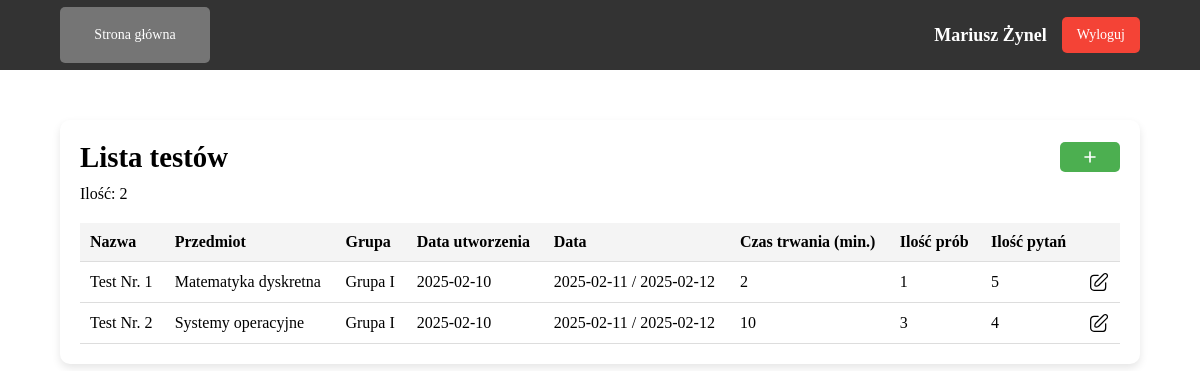
The app's page /teacher/tests.php (signed in) with its own data.
### tables this page shows
CREATE TABLE `tTesty` (
  `ID` int NOT NULL,
  `nazwa` varchar(255) DEFAULT NULL,
  `data_utworzenia` timestamp NULL DEFAULT CURRENT_TIMESTAMP,
  `data_rozpoczecia` datetime DEFAULT NULL,
  `data_zakonczenia` datetime DEFAULT NULL,
  `czas_trwania` int DEFAULT NULL,
  `ilosc_prob` int DEFAULT NULL,
  `id_grupy` int DEFAULT NULL,
  `id_wykladowcy` int DEFAULT NULL,
  `id_przedmiotu` int NOT NULL,
  `id_kierunku` int NOT NULL
);

CREATE TABLE `tPrzedmioty` (
  `ID` int NOT NULL,
  `nazwa` varchar(100) NOT NULL,
  `uwagi` text,
  `id_kierunku` int DEFAULT NULL
);

CREATE TABLE `tGrupy` (
  `ID` int NOT NULL,
  `rok` year NOT NULL,
  `nazwa` varchar(255) NOT NULL,
  `id_wykladowcy` int NOT NULL,
  `id_przedmiotu` int NOT NULL,
  `id_kierunku` int NOT NULL
);

### config/functions.php (called while the page is built, shortened)
<?php
    function getTestCountByTeacherId($conn, $table, $userId) {
        $query = "SELECT COUNT(*) AS entityCountById FROM $table WHERE id_wykladowcy = '$userId'";
        $result = mysqli_query($conn, $query);
        return mysqli_fetch_assoc($result)['entityCountById'];
    }
    function getTestsByTeacherId($conn, $userId) {
        $query = "
            SELECT *
            FROM tTesty
            WHERE id_wykladowcy = '$userId'
        ";
        $result = mysqli_query($conn, $query);
        return $result;
    }
?>

### public/teacher/tests.php (the view, shortened to what this page needs)
<?php
    require_once('../../config/connect.php');
    require_once('../../config/functions.php');
    $user_id = $_SESSION['user_id'];
    $testCount = getTestCountByTeacherId($conn, 'tTesty', $user_id);
    $tTestInfo = getTestsByTeacherId($conn, $user_id);
    function getTestDetails($conn, $test_id) {
        $query = "SELECT t.ID, t.id_przedmiotu, p.nazwa AS nazwa_przedmiotu, COUNT(tp.id_pytania) AS liczba_pytan
                  FROM tTesty t
                  JOIN tPrzedmioty p ON t.id_przedmiotu = p.ID
                  LEFT JOIN tTestPytania tp ON tp.id_testu = t.ID
                  WHERE t.ID = $test_id
                  GROUP BY t.ID, t.id_przedmiotu, p.nazwa";
        $result = mysqli_query($conn, $query);
        $row = mysqli_fetch_assoc($result);
        return $row ? ['nazwa_przedmiotu' => $row['nazwa_przedmiotu'], 'liczba_pytan' => $row['liczba_pytan']] : ['nazwa_przedmiotu' => null, 'liczba_pytan' => 0];
    }
    function getGroupDetails($conn, $test_id){
        $query = "
        SELECT
            t.id_grupy,
            g.ID AS id_grupy,
            g.nazwa AS nazwa_grupy,
            g.rok AS rok_grupy,
            COUNT(gs.id_studenta) AS liczba_studentów,
            GROUP_CONCAT(CONCAT(s.imie, ' ', s.nazwisko, ' (', s.nr_albumu, ')') SEPARATOR '; ') AS studenci
        FROM tTesty t
        JOIN tGrupy g ON t.id_grupy = g.ID
        LEFT JOIN tGrupyStudenci gs ON g.ID = gs.id_grupy
        LEFT JOIN tStudenci s ON gs.id_studenta = s.id
        WHERE t.id = $test_id
        GROUP BY t.id_grupy, g.ID, g.nazwa, g.rok;
    ";
    $result = mysqli_query($conn, $query);
    return $result;
    }
?>
<!DOCTYPE html>
<html lang="en">
<head>
    <link rel="stylesheet" href="../../assets/css/main.css">
</head>
<body>
    <header>
        <div class="header-content">
            <div class="left-header">
                <a class="nav-btn" href="teacher_dashboard.php">Strona główna</a>
            </div>
            <div class="right-header">
                <span class="name"><?php echo $_SESSION['user_name'] . ' ' . $_SESSION['user_surname']; ?></span>
                <?php
                    include('../../includes/logout_modal.php');
                ?>
            </div>
        </div>
    </header>
    <main class="main">
        <div class="container">
            <div class="title">
                <h1>Lista testów</h1>
                <button class="add-btn" onclick="addEntity()">
                    <img src="../../assets/images/icons/plus.svg" alt="Plus icon" class="add-icon">
                </button>
            </div>
            <p>Ilość: <?php echo $testCount; ?></p>
            <table>
                <thead>
                    <tr>
                        <th>Nazwa</th>
                        <th>Przedmiot</th>
                        <th>Grupa</th>
                        <th>Data utworzenia</th>
                        <th>Data</th>
                        <th>Czas trwania (min.)</th>
                        <th>Ilość prób</th>
                        <th>Ilość pytań</th>
                        <th></th>
                    </tr>
                </thead>
                <tbody>
                    <?php while ($testData = mysqli_fetch_assoc($tTestInfo)): ?>
                        <?php $test_id = $testData['ID']; ?>
                        <tr>
                            <td><?php echo $testData['nazwa']; ?></td>
                            <td>
                                <?php
                                     $testDetails = getTestDetails($conn, $test_id);
                                     echo ($testDetails['nazwa_przedmiotu'] ?? 'Brak danych') . "<br>";
                                ?>
                            </td>
                            <td>
                                <?php
                                    $groupDetails = getGroupDetails($conn, $test_id);
                                    if ($groupDetails && $group = mysqli_fetch_assoc($groupDetails)) {
                                        $studentList = $group['studenci'];
                                        echo "<span class='group-name' data-students='$studentList'>{$group['nazwa_grupy']}</span>";
                                    } else {
                                        echo 'Brak grupy';
                                    }
                                ?>
                            </td>
                            <td><?php echo date('Y-m-d', strtotime($testData['data_utworzenia'])); ?></td>
                            <td>
                                <?php
                                    $start = $testData['data_rozpoczecia'] ? date('Y-m-d', strtotime($testData['data_rozpoczecia'])) : 'Brak';
                                    $end = $testData['data_zakonczenia'] ? date('Y-m-d', strtotime($testData['data_zakonczenia'])) : 'Brak';
                                    echo "$start / $end";
                                ?>
                            </td>
                            <td><?php echo $testData['czas_trwania']; ?></td>
                            <td>
                                <?php
                                    echo $testData['ilosc_prob'] == -1 ? 'Nieograniczona' : $testData['ilosc_prob'];
                                ?>
                            </td>
                            <td>
                                <?php
                                    $testDetails = getTestDetails($conn, $test_id);
                                    echo $testDetails['liczba_pytan'];
                                ?>
                            </td>
                            <td>
                                <a href="edit_test.php?test_id=<?php echo $testData['ID']; ?>" class="btn-edit">
                                    <img src="../../assets/images/icons/edit.svg" class="edit-icon">
                                </a>
                            </td>
                        </tr>
                    <?php endwhile; ?>
                </tbody>
            </table>
        </div>
    </main>
</body>
</html>

### assets/css/main.css (style rules this page uses)
* { padding: 0px; margin: 0px; border: none; }
*, *::before, *::after { box-sizing: border-box; }
a, a:link, a:visited { text-decoration: none; }
aside, nav, footer, header, section, main { display: block; }
h1, h2, h3, h4, h5, h6, p { font-size: inherit; font-weight: inherit; }
img { vertical-align: top; }
img, svg { max-width: 100%; height: auto; }
input, textarea, button, select { font-family: inherit; font-size: inherit; color: inherit; background-color: transparent; }
button, input[type=submit] { display: inline-block; box-shadow: none; background-color: transparent; background: none; cursor: pointer; }
h1 { font-size: 1.8rem; font-weight: bold; line-height: 1.2; }
p { margin-top: 10px; }
.container { width: 90%; padding: 20px; box-shadow: 0px 4px 8px rgba(0, 0, 0, 0.1); border-radius: 10px; }
.main { margin-top: 50px; display: flex; justify-content: center; align-items: center; }
header { height: 70px; width: 100%; background-color: #333333; display: flex; align-items: center; justify-content: center; }
.header-content { width: 90%; display: flex; justify-content: space-between; }
.right-header { display: flex; justify-content: space-between; align-items: center; gap: 15px; }
.left-header { display: flex; justify-content: space-between; align-items: center; gap: 15px; }
.nav-btn { background-color: #757575; color: white; width: 150px; padding: 20px 20px; cursor: pointer; font-size: 14px; border-radius: 5px; text-align: center; }
.name { font-size: 18px; font-weight: bold; color: #fff; }
.title { display: flex; justify-content: space-between; align-items: center; }
.add-btn { width: 60px; height: 30px; background-color: #4CAF50; border-radius: 5px; cursor: pointer; }
.edit-icon { width: 20px; height: 20px; }
.add-icon { width: 20px; height: 20px; }
table { width: 100%; margin-top: 20px; border-collapse: collapse; }
th, td { padding: 10px; text-align: left; border-bottom: 1px solid #ddd; }
th { background-color: #f4f4f4; color: black; }
.group-name { position: relative; cursor: pointer; color: black; }

### records on screen
ttesty: nazwa "Test Nr. 1", id_przedmiotu.nazwa "Matematyka dyskretna", id_grupy.nazwa "Grupa I", data_utworzenia "2025-02-10", data_rozpoczecia "2025-02-11", data_zakonczenia "2025-02-12", czas_trwania "2", ilosc_prob "1", liczba_pytan "5"
ttesty: nazwa "Test Nr. 2", id_przedmiotu.nazwa "Systemy operacyjne", id_grupy.nazwa "Grupa I", data_utworzenia "2025-02-10", data_rozpoczecia "2025-02-11", data_zakonczenia "2025-02-12", czas_trwania "10", ilosc_prob "3", liczba_pytan "4"

### other values on screen
$_SESSION['user_name'] "Mariusz"
$_SESSION['user_surname'] "Żynel"
$testCount "2"
